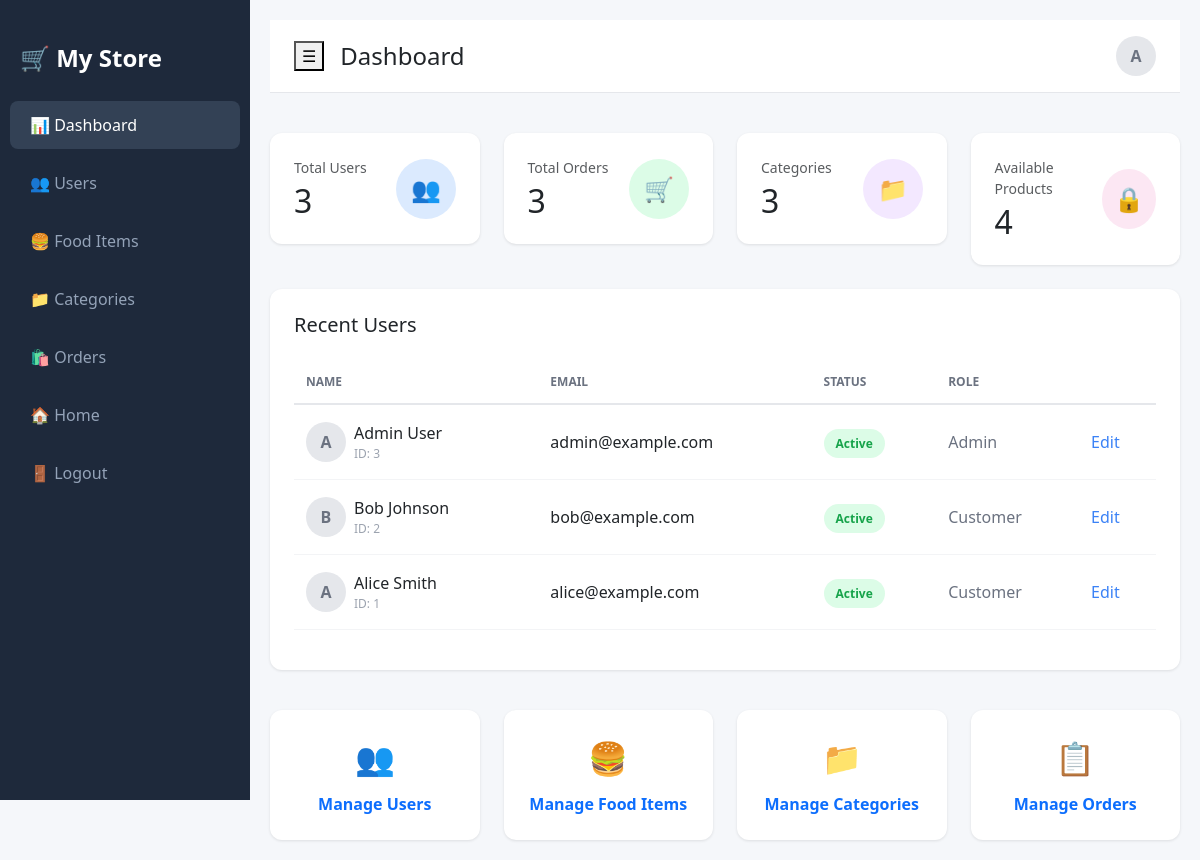
The app's page /modules/admin/index.php (signed in), older data.
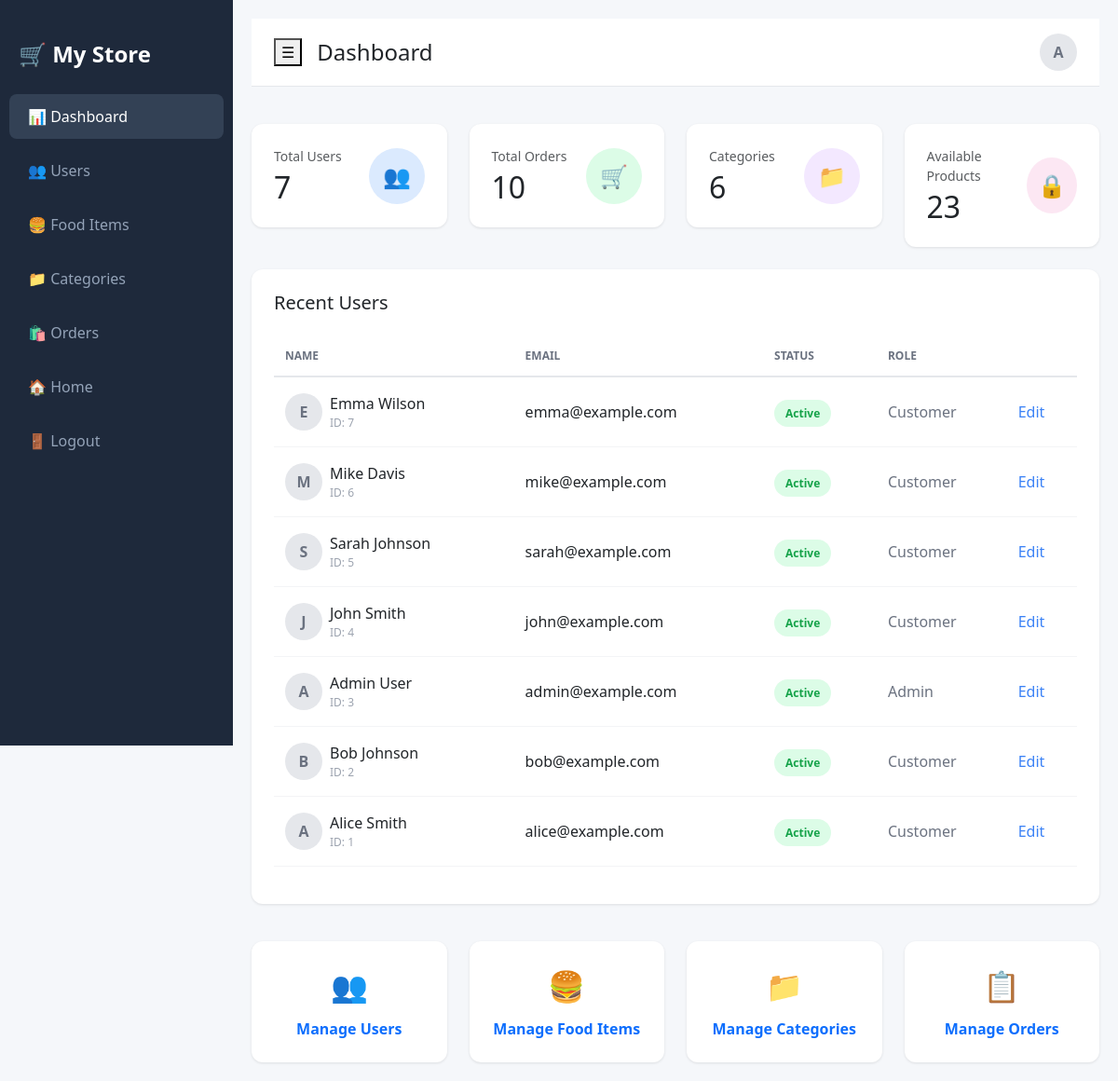
The same page, newer data.
### tables this page shows
CREATE TABLE `users` (
  `id` int(10) UNSIGNED NOT NULL,
  `name` varchar(100) NOT NULL,
  `phone_number` varchar(20) DEFAULT NULL,
  `email` varchar(150) DEFAULT NULL,
  `password` varchar(255) NOT NULL,
  `role` tinyint(4) NOT NULL DEFAULT 0
);

### modules/admin/index.php (the view, shortened to what this page needs)
<?php
require_once '../../config/db.php';
$admin_name = $_SESSION['user_name'];
$users_count = $conn->query("SELECT COUNT(*) as count FROM users")->fetch_assoc()['count'];
$products_count = $conn->query("SELECT COUNT(*) as count FROM items")->fetch_assoc()['count'];
$categories_count = $conn->query("SELECT COUNT(*) as count FROM categories")->fetch_assoc()['count'];
$orders_count = $conn->query("SELECT COUNT(*) as count FROM orders")->fetch_assoc()['count'];
$recent_users_sql = "SELECT id, name, email, role FROM users ORDER BY id DESC LIMIT 8";
$recent_users = $conn->query($recent_users_sql);
?>
<!DOCTYPE html>
<html lang="en">
<head>
    <link href="https://cdn.jsdelivr.net/npm/bootstrap@5.3.0/dist/css/bootstrap.min.css" rel="stylesheet">
</head>
<body>
    <div class="sidebar">
        <div class="brand">
            🛒 My Store
        </div>
        <nav class="nav flex-column">
            <a class="nav-link active" href="index.php">
                <span>📊</span> Dashboard
            </a>
            <a class="nav-link" href="users.php">
                <span>👥</span> Users
            </a>
            <a class="nav-link" href="products.php">
                <span>🍔</span> Food Items
            </a>
            <a class="nav-link" href="categories.php">
                <span>📁</span> Categories
            </a>
            <a class="nav-link" href="orders.php">
                <span>🛍️</span> Orders
            </a>
            <a class="nav-link" href="../../index.php">
                <span>🏠</span> Home
            </a>
            <a class="nav-link" href="../auth/logout.php">
                <span>🚪</span> Logout
            </a>
        </nav>
    </div>
    <div class="main-content">
        <div class="topbar d-flex justify-content-between align-items-center">
            <div class="d-flex align-items-center gap-3">
                <button class="menu-toggle" onclick="toggleSidebar()">
                    ☰
                </button>
                <h4 class="mb-0">Dashboard</h4>
            </div>
            <div class="d-flex align-items-center gap-3">
                <div class="user-avatar">
                    <?php echo strtoupper(substr($admin_name, 0, 1)); ?>
                </div>
            </div>
        </div>
        <div class="row g-4 mt-3">
            <div class="col-md-6 col-xl-3">
                <div class="stats-card">
                    <div class="d-flex justify-content-between align-items-center">
                        <div>
                            <div class="text-muted mb-1" style="font-size: 14px;">Total Users</div>
                            <h2 class="mb-0"><?php echo number_format($users_count); ?></h2>
                        </div>
                        <div class="stats-icon icon-blue">
                            👥
                        </div>
                    </div>
                </div>
            </div>
            <div class="col-md-6 col-xl-3">
                <div class="stats-card">
                    <div class="d-flex justify-content-between align-items-center">
                        <div>
                            <div class="text-muted mb-1" style="font-size: 14px;">Total Orders</div>
                            <h2 class="mb-0"><?php echo number_format($orders_count); ?></h2>
                        </div>
                        <div class="stats-icon icon-green">
                            🛒
                        </div>
                    </div>
                </div>
            </div>
            <div class="col-md-6 col-xl-3">
                <div class="stats-card">
                    <div class="d-flex justify-content-between align-items-center">
                        <div>
                            <div class="text-muted mb-1" style="font-size: 14px;">Categories</div>
                            <h2 class="mb-0"><?php echo number_format($categories_count); ?></h2>
                        </div>
                        <div class="stats-icon icon-purple">
                            📁
                        </div>
                    </div>
                </div>
            </div>
            <div class="col-md-6 col-xl-3">
                <div class="stats-card">
                    <div class="d-flex justify-content-between align-items-center">
                        <div>
                            <div class="text-muted mb-1" style="font-size: 14px;">Available Products</div>
                            <h2 class="mb-0"><?php echo number_format($products_count); ?></h2>
                        </div>
                        <div class="stats-icon icon-pink">
                            🔒
                        </div>
                    </div>
                </div>
            </div>
        </div>
        <div class="data-table mt-4">
            <h5 class="mb-4">Recent Users</h5>
            <table class="table table-hover">
                <thead>
                    <tr>
                        <th>NAME</th>
                        <th>EMAIL</th>
                        <th>STATUS</th>
                        <th>ROLE</th>
                        <th></th>
                    </tr>
                </thead>
                <tbody>
                    <?php while($user = $recent_users->fetch_assoc()): ?>
                    <tr>
                        <td>
                            <div class="d-flex align-items-center gap-2">
                                <div class="user-avatar">
                                    <?php echo strtoupper(substr($user['name'], 0, 1)); ?>
                                </div>
                                <div>
                                    <div style="font-weight: 500;"><?php echo htmlspecialchars($user['name']); ?></div>
                                    <div style="font-size: 12px; color: #9ca3af;">ID: <?php echo $user['id']; ?></div>
                                </div>
                            </div>
                        </td>
                        <td>
                            <div><?php echo htmlspecialchars($user['email']); ?></div>
                        </td>
                        <td>
                            <span class="badge-active">Active</span>
                        </td>
                        <td style="color: #6b7280;">
                            <?php echo $user['role'] == 1 ? 'Admin' : 'Customer'; ?>
                        </td>
                        <td>
                            <a href="users.php" style="color: #3b82f6; text-decoration: none; font-weight: 500;">Edit</a>
                        </td>
                    </tr>
                    <?php endwhile; ?>
                </tbody>
            </table>
        </div>
        <div class="row g-4 mt-3">
            <div class="col-md-3">
                <a href="users.php" style="text-decoration: none;">
                    <div class="stats-card text-center">
                        <div style="font-size: 32px; margin-bottom: 10px;">👥</div>
                        <div style="font-weight: 600;">Manage Users</div>
                    </div>
                </a>
            </div>
            <div class="col-md-3">
                <a href="products.php" style="text-decoration: none;">
                    <div class="stats-card text-center">
                        <div style="font-size: 32px; margin-bottom: 10px;">🍔</div>
                        <div style="font-weight: 600;">Manage Food Items</div>
                    </div>
                </a>
            </div>
            <div class="col-md-3">
                <a href="categories.php" style="text-decoration: none;">
                    <div class="stats-card text-center">
                        <div style="font-size: 32px; margin-bottom: 10px;">📁</div>
                        <div style="font-weight: 600;">Manage Categories</div>
                    </div>
                </a>
            </div>
            <div class="col-md-3">
                <a href="orders.php" style="text-decoration: none;">
                    <div class="stats-card text-center">
                        <div style="font-size: 32px; margin-bottom: 10px;">📋</div>
                        <div style="font-weight: 600;">Manage Orders</div>
                    </div>
                </a>
            </div>
        </div>
    </div>
</body>
</html>

### modules/admin/index.php (style rules this page uses)
body { background: #f5f7fa; }
.sidebar { background: #1e293b; min-height: 100vh; position: fixed; left: 0; top: 0; width: 250px; padding-top: 20px; }
.sidebar .brand { padding: 20px; font-size: 24px; font-weight: bold; color: white; }
.sidebar .nav-link { color: #94a3b8; padding: 12px 20px; margin: 5px 10px; border-radius: 8px; transition: all 0.3s; }
.sidebar .nav-link:hover, .sidebar .nav-link.active { background: #334155; color: white; }
.main-content { margin-left: 250px; padding: 20px; }
.stats-card { background: white; border-radius: 12px; padding: 24px; box-shadow: 0 1px 3px rgba(0,0,0,0.1); transition: transform 0.2s; }
.stats-icon { width: 60px; height: 60px; border-radius: 50%; display: flex; align-items: center; justify-content: center; font-size: 24px; }
.icon-blue { background: #dbeafe; color: #3b82f6; }
.icon-green { background: #dcfce7; color: #22c55e; }
.icon-purple { background: #f3e8ff; color: #a855f7; }
.icon-pink { background: #fce7f3; color: #ec4899; }
.data-table { background: white; border-radius: 12px; padding: 24px; box-shadow: 0 1px 3px rgba(0,0,0,0.1); }
.table th { border-bottom: 2px solid #e5e7eb; color: #6b7280; font-weight: 600; font-size: 12px; text-transform: uppercase; padding: 12px; }
.table td { padding: 16px 12px; vertical-align: middle; border-bottom: 1px solid #f3f4f6; }
.badge-active { background: #dcfce7; color: #16a34a; padding: 6px 12px; border-radius: 20px; font-size: 12px; font-weight: 600; }
.user-avatar { width: 40px; height: 40px; border-radius: 50%; background: #e5e7eb; display: flex; align-items: center; justify-content: center; font-weight: 600; color: #6b7280; }
.topbar { background: white; border-bottom: 1px solid #e5e7eb; padding: 16px 24px; }

Row changes from the older to the newer data that the page shows:
added users: name "E", name "Emma Wilson", id "7", email "emma@example.com", role "Customer"
added users: name "M", name "Mike Davis", id "6", email "mike@example.com", role "Customer"
added users: name "S", name "Sarah Johnson", id "5", email "sarah@example.com", role "Customer"
added users: name "J", name "John Smith", id "4", email "john@example.com", role "Customer"
Text that changed along with them:
$users_count: "3" → "7"
$orders_count: "3" → "10"
$categories_count: "3" → "6"
$products_count: "4" → "23"
